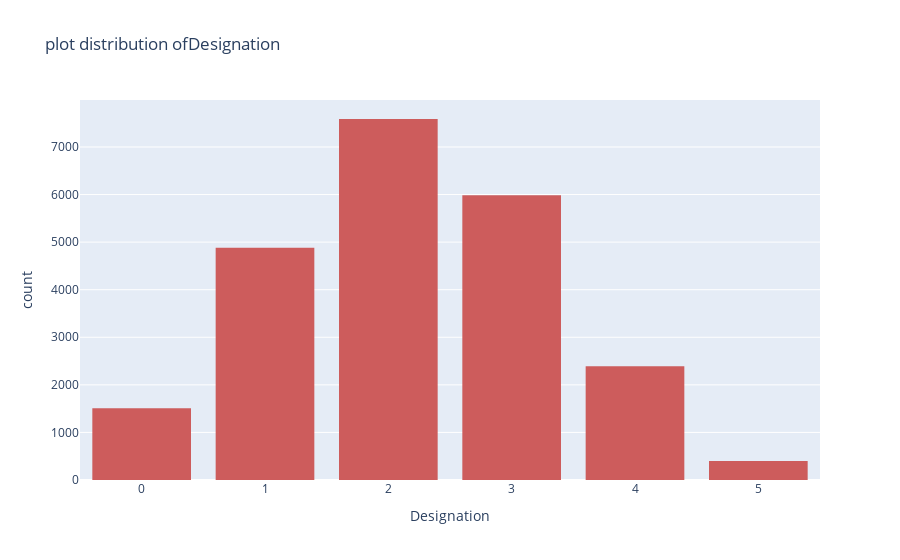
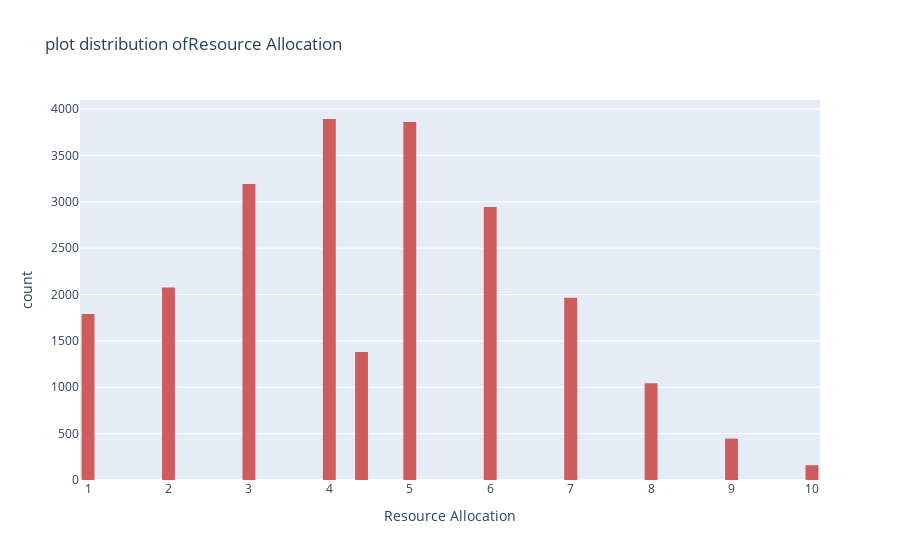
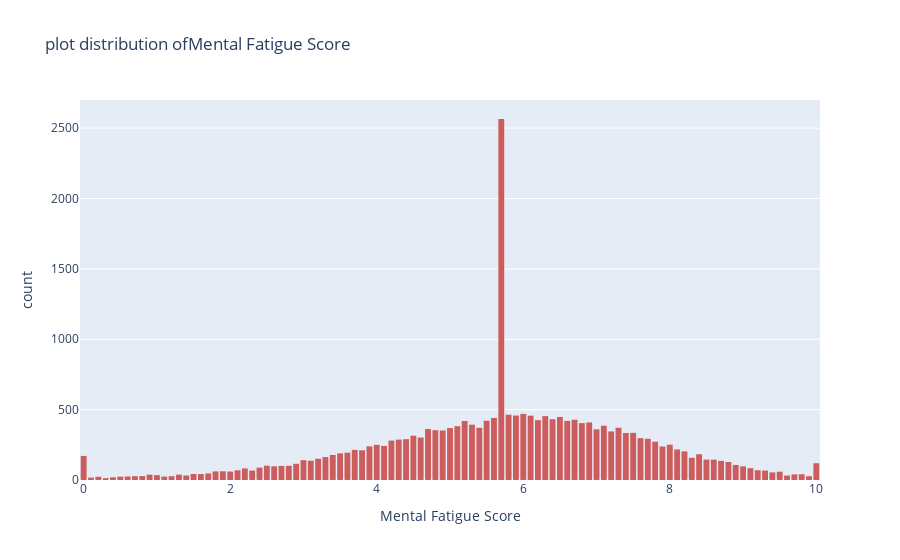
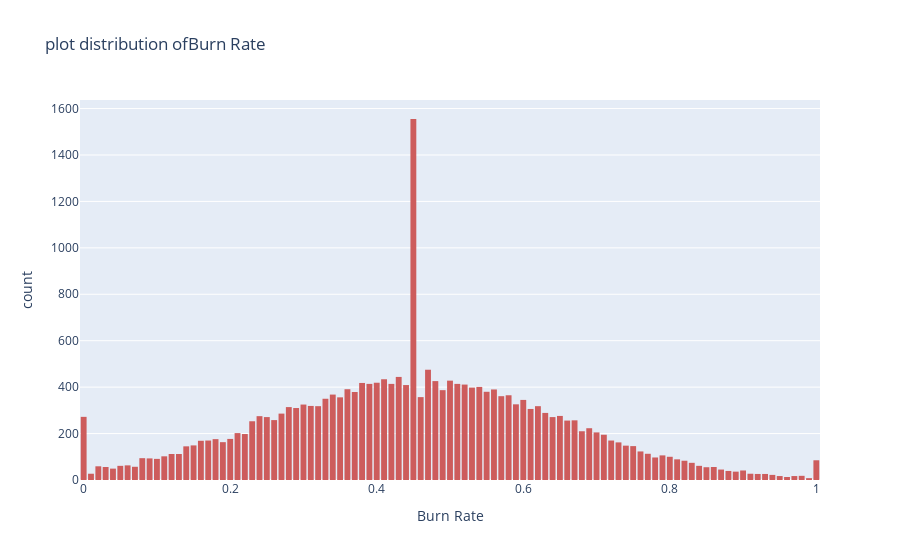

The cell these charts' notebook holds for them, in order:
### Code cell
#count-plot distribution of attributes
histo=data.loc[:,'Date of Joining':'Burn Rate']
histo=histo.select_dtypes([int,float])
for i,j in enumerate(histo.columns):
  fig=px.histogram(histo,x=j,title="plot distribution of"+j,color_discrete_sequence=['indianred'])
  fig.update_layout(bargap=0.2)
  fig.show()

### Figure 1 — Plotly figure (JSON) as saved in the notebook; plotly's stock layout.template omitted (floating-point values rounded to 4 significant figures; data arrays with more than 128 entries replaced by an {"elided": "..."} marker saying what was removed)
{"data": [{"alignmentgroup": "True", "bingroup": "x", "hovertemplate": "Designation=%{x}<br>count=%{y}<extra></extra>", "legendgroup": "", "marker": {"color": "indianred", "pattern": {"shape": ""}}, "name": "", "offsetgroup": "", "orientation": "v", "showlegend": false, "type": "histogram", "x": {"elided": "22750 int values"}, "xaxis": "x", "yaxis": "y"}], "layout": {"bargap": 0.2, "barmode": "relative", "legend": {"tracegroupgap": 0}, "title": {"text": "plot distribution ofDesignation"}, "xaxis": {"anchor": "y", "domain": [0, 1], "title": {"text": "Designation"}}, "yaxis": {"anchor": "x", "domain": [0, 1], "title": {"text": "count"}}}}

### Figure 2 — Plotly figure (JSON) as saved in the notebook; plotly's stock layout.template omitted (floating-point values rounded to 4 significant figures; data arrays with more than 128 entries replaced by an {"elided": "..."} marker saying what was removed)
{"data": [{"alignmentgroup": "True", "bingroup": "x", "hovertemplate": "Resource Allocation=%{x}<br>count=%{y}<extra></extra>", "legendgroup": "", "marker": {"color": "indianred", "pattern": {"shape": ""}}, "name": "", "offsetgroup": "", "orientation": "v", "showlegend": false, "type": "histogram", "x": {"elided": "22750 float values"}, "xaxis": "x", "yaxis": "y"}], "layout": {"bargap": 0.2, "barmode": "relative", "legend": {"tracegroupgap": 0}, "title": {"text": "plot distribution ofResource Allocation"}, "xaxis": {"anchor": "y", "domain": [0, 1], "title": {"text": "Resource Allocation"}}, "yaxis": {"anchor": "x", "domain": [0, 1], "title": {"text": "count"}}}}

### Figure 3 — Plotly figure (JSON) as saved in the notebook; plotly's stock layout.template omitted (floating-point values rounded to 4 significant figures; data arrays with more than 128 entries replaced by an {"elided": "..."} marker saying what was removed)
{"data": [{"alignmentgroup": "True", "bingroup": "x", "hovertemplate": "Mental Fatigue Score=%{x}<br>count=%{y}<extra></extra>", "legendgroup": "", "marker": {"color": "indianred", "pattern": {"shape": ""}}, "name": "", "offsetgroup": "", "orientation": "v", "showlegend": false, "type": "histogram", "x": {"elided": "22750 float values"}, "xaxis": "x", "yaxis": "y"}], "layout": {"bargap": 0.2, "barmode": "relative", "legend": {"tracegroupgap": 0}, "title": {"text": "plot distribution ofMental Fatigue Score"}, "xaxis": {"anchor": "y", "domain": [0, 1], "title": {"text": "Mental Fatigue Score"}}, "yaxis": {"anchor": "x", "domain": [0, 1], "title": {"text": "count"}}}}

### Figure 4 — Plotly figure (JSON) as saved in the notebook; plotly's stock layout.template omitted (floating-point values rounded to 4 significant figures; data arrays with more than 128 entries replaced by an {"elided": "..."} marker saying what was removed)
{"data": [{"alignmentgroup": "True", "bingroup": "x", "hovertemplate": "Burn Rate=%{x}<br>count=%{y}<extra></extra>", "legendgroup": "", "marker": {"color": "indianred", "pattern": {"shape": ""}}, "name": "", "offsetgroup": "", "orientation": "v", "showlegend": false, "type": "histogram", "x": {"elided": "22750 float values"}, "xaxis": "x", "yaxis": "y"}], "layout": {"bargap": 0.2, "barmode": "relative", "legend": {"tracegroupgap": 0}, "title": {"text": "plot distribution ofBurn Rate"}, "xaxis": {"anchor": "y", "domain": [0, 1], "title": {"text": "Burn Rate"}}, "yaxis": {"anchor": "x", "domain": [0, 1], "title": {"text": "count"}}}}
